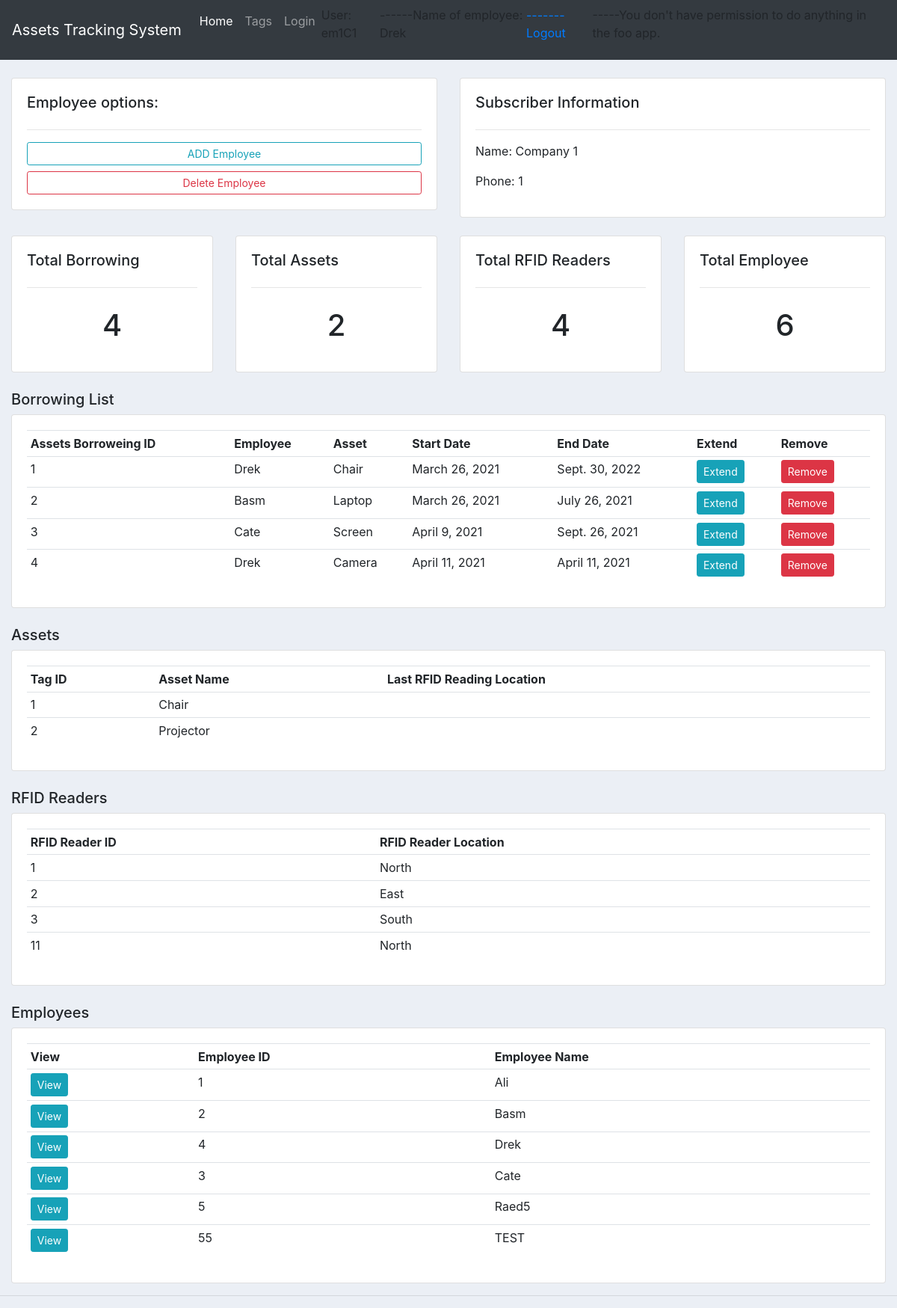
The page /subscriber/1/ (signed in) on the database its author committed.
### assetstracking/models.py (models this page shows, shortened)
class Employee(models.Model):
    employee_id = models.IntegerField(null=True)
    employee_name = models.CharField(max_length=200, null=True)
    employee_email = models.CharField(max_length=200, null=True)
    user = models.OneToOneField(User, null=True, on_delete=models.CASCADE)
    subscriber_id = models.ManyToManyField(Subscriber)
    def __str__(self): return self.employee_name

class Subscriber(models.Model):
    subscriber_id = models.IntegerField(null=True)
    subscriber_name = models.CharField(max_length=200, null=True)

class Borrowing(models.Model):
    borrowing_id = models.IntegerField(null=True)
    start_date = models.DateField(auto_now_add=True, null=True)
    end_date = models.DateField(null=True)
    subscriber_id = models.ManyToManyField(Subscriber)
    employee_id = models.ForeignKey(Employee, null=True, on_delete= models.SET_NULL)
    tag_id = models.ForeignKey(Tag, null=True, on_delete= models.SET_NULL)
    employee_id_scanned = models.IntegerField(null=True,default=0)
    asset_id_scanned = models.IntegerField(null=True,default=0)
    reader_code = models.CharField(max_length=200, null=True, default=0)

class Tag(models.Model):
    tag_id = models.IntegerField(null=True)
    asset_name = models.CharField(max_length=200, null=True)
    STATUS = (('Available','Available'),('Taken','Taken'),)
    asset_status = models.CharField(max_length=200, null=True, choices=STATUS)
    subscriber_id = models.ManyToManyField(Subscriber)
    rfid_id = models.ManyToManyField(RFID)
    def __str__(self): return self.asset_name

class RFID (models.Model):
    rfid_id = models.IntegerField(null=True)
    rfid_location = models.CharField(max_length=200, null=True)
    subscriber_id = models.ManyToManyField(Subscriber)

### assetstracking/views.py (the view)
# urls.py: path('subscriber/<str:subscriber_test>/', views.subscriber, name="subscriber"),
def subscriber(request, subscriber_test):
    subscriber = Subscriber.objects.get(id=subscriber_test)
    borrowings = subscriber.borrowing_set.all()
    borrowing_count = borrowings.count()
    employee = Employee.objects.all()
    employees = subscriber.employee_set.all()
    employee_count = employees.count()
    tags = subscriber.tag_set.all()
    tag_count = tags.count()
    rfids = subscriber.rfid_set.all()
    rfid_count = rfids.count()
    context =   {'subscriber': subscriber,
                'borrowings': borrowings, 'borrowing_count': borrowing_count,
                'employee': employee, 'employees': employees, 'employee_count': employee_count,
                'tags': tags , 'tag_count': tag_count,
                'rfids': rfids , 'rfid_count': rfid_count
                }
    return render(request, 'assetstracking/subscriber.html', context)

### assetstracking/templates/assetstracking/subscriber.html
{% extends 'assetstracking/main.html' %}
{% block content %}
<br>
<div class="row">
	<div class="col-md">
		<div class="card card-body">
			<h5>Employee options:</h5>
			<hr>
			<a class="btn btn-outline-info  btn-sm btn-block" href="">ADD Employee</a>
			<a class="btn btn-outline-danger  btn-sm btn-block" href="">Delete Employee</a>
		</div>
	</div>
	<div class="col-md">
		<div class="card card-body">
			<h5>Subscriber Information</h5>
			<hr>
			<p>Name: {{subscriber.subscriber_name}} </p>
			<p>Phone: {{subscriber.subscriber_id}} </p>
		</div>
	</div>
</div>
<br>
<div class="row">
	<div class="col-md">
		<div class="card card-body">
			<h5>Total Borrowing</h5>
			<hr>
			<h1 style="text-align: center;padding: 10px">{{borrowing_count}}</h1>
		</div>
	</div>
	<div class="col-md">
		<div class="card card-body">
			<h5>Total Assets</h5>
			<hr>
			<h1 style="text-align: center;padding: 10px">{{tag_count}}</h1>
		</div>
	</div>
	<div class="col-md">
		<div class="card card-body">
			<h5>Total RFID Readers</h5>
			<hr>
			<h1 style="text-align: center;padding: 10px">{{rfid_count}}</h1>
		</div>
	</div>
	<div class="col-md">
		<div class="card card-body">
			<h5>Total Employee</h5>
			<hr>
			<h1 style="text-align: center;padding: 10px">{{employee_count}}</h1>
		</div>
	</div>
</div>
<br>
<div class="row">
	<div class="col-md">
		<h5>Borrowing List</h5>
		<div class="card card-body">
			<table class="table table-sm">
				<tr>
					<th>Assets Borroweing ID</th>
					<th>Employee</th>
					<th>Asset</th>
					<th>Start Date</th>
					<th>End Date</th>
					<th>Extend</th>
					<th>Remove</th>
				</tr>
				{% for i in borrowings %}
				<tr>
					<td>{{i.borrowing_id}}</td>
					<td>{{i.employee_id}}</td>
					<td>{{i.tag_id}}</td>
					<td>{{i.start_date}}</td>
					<td>{{i.end_date}}</td>
					<td><a class="btn btn-sm btn-info" href="">Extend</a></td>
					<td><a class="btn btn-sm btn-danger" href="">Remove</a></td>
				</tr>
				{% endfor %}
			</table>
		</div>
	</div>
</div>
<br>
<div class="row">
	<div class="col-md">
		<h5>Assets</h5>
		<div class="card card-body">
			<table class="table table-sm">
				<tr>
					<th>Tag ID</th>
					<th>Asset Name</th>
					<th>Last RFID Reading Location</th>
				</tr>
				{% for i in tags %}
				<tr>
					<td>{{i.tag_id}}</td>
					<td>{{i.asset_name}}</td>
					<th></th>
				</tr>
				{% endfor %}
			</table>
		</div>
	</div>
</div>
<br>
<div class="row">
	<div class="col-md">
		<h5>RFID Readers</h5>
		<div class="card card-body">
			<table class="table table-sm">
				<tr>
					<th>RFID Reader ID</th>
					<th>RFID Reader Location</th>
				</tr>
				{% for i in rfids %}
				<tr>
					<td>{{i.rfid_id}}</td>
					<td>{{i.rfid_location}}</td>
				</tr>
				{% endfor %}
			</table>
		</div>
	</div>
</div>
<br>
<div class="row">
	<div class="col-md">
		<h5>Employees</h5>
		<div class="card card-body">
			<table class="table table-sm">
				<tr>
					<th>View</th>
					<th>Employee ID</th>
					<th>Employee Name</th>
				</tr>
				{% for i in employees %}
				<tr>
					<td><a class="btn btn-sm btn-info" href="{% url 'employee' i.employee_id %}">View</a></td>
					<td>{{i.employee_id}}</td>
					<td>{{i.employee_name}}</td>
				</tr>
				{% endfor %}
			</table>
		</div>
	</div>
</div>
{% endblock %}

### assetstracking/templates/assetstracking/navbar.html (shortened to what this page needs)
<nav class="navbar navbar-expand-lg navbar-dark bg-dark">
  <a class="navbar-brand" href="#">Assets Tracking System</a>
  <div class="collapse navbar-collapse" id="navbarNav">
    <ul class="navbar-nav">
      <li class="nav-item active">
        <a class="nav-link" href="{% url 'assets' %}">Home</a>
      </li>
      <li class="nav-item">
        <a class="nav-link" href="{% url 'tags' %}">Tags</a>
      </li>
      <li class="nav-item">
        <a class="nav-link" href="{% url 'login' %}">Login</a>
      </li>
	 {% if user.is_authenticated %}
       <li>User: {{ user.get_username }}</li>
	   <li>------Name of employee: {{ user.employee.employee_name }}</li>
       <li><a href="{% url 'logout'%}?next={{request.path}}">-------Logout</a></li>
	 {% else %}
       <li><a href="{% url 'login'%}?next={{request.path}}">Login</a></li>
	 {% endif %}
	 {% if perms.user.add_employee %}
         <p>-----You have permission to do something in the foo app.</p>
     {% else %}
         <p>-----You don't have permission to do anything in the foo app.</p>
     {% endif %}
    </ul>
  </div>
</nav>

### assetstracking/templates/assetstracking/main.html (style rules this page uses)
body { background-color: #ebeff5; }

### rows shown on the page
Subscriber: subscriber_name "Company 1", subscriber_id "1"
Borrowing: borrowing_id "1", employee_id "Drek", tag_id "Chair", start_date "March 26, 2021", end_date "Sept. 30, 2022"
Borrowing: borrowing_id "2", employee_id "Basm", tag_id "Laptop", start_date "March 26, 2021", end_date "July 26, 2021"
Borrowing: borrowing_id "3", employee_id "Cate", tag_id "Screen", start_date "April 9, 2021", end_date "Sept. 26, 2021"
Borrowing: borrowing_id "4", employee_id "Drek", tag_id "Camera", start_date "April 11, 2021", end_date "April 11, 2021"
Tag: tag_id "1", asset_name "Chair"
Tag: tag_id "2", asset_name "Projector"
RFID: rfid_id "1", rfid_location "North"
RFID: rfid_id "2", rfid_location "East"
RFID: rfid_id "3", rfid_location "South"
RFID: rfid_id "11", rfid_location "North"
Employee: employee_id "1", employee_name "Ali"
Employee: employee_id "2", employee_name "Basm"
Employee: employee_id "4", employee_name "Drek"
Employee: employee_id "3", employee_name "Cate"
Employee: employee_id "5", employee_name "Raed5"
Employee: employee_id "55", employee_name "TEST"

### other values the page prints
{{ user.get_username }} "em1C1"
{{ user.employee.employee_name }} "Drek"
{{ borrowing_count }} "4"
{{ tag_count }} "2"
{{ rfid_count }} "4"
{{ employee_count }} "6"
